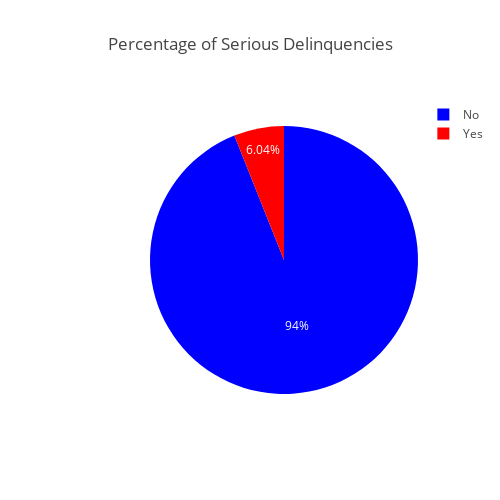

The notebook cell saved with this chart:
### Markdown cell above
# Data Exploration

### Code cell
from IPython.core.display import display, HTML
from plotly.offline import init_notebook_mode, plot
init_notebook_mode(connected=True)

# Count of  serious delinquent cases vs non-delinquent cases
target = df['Dlqin2yrs'].value_counts()
levels = ['No','Yes']
trace = go.Pie(labels=target.index,values=target.values,
               marker=dict(colors=('blue','red')))
layout = dict(title="Percentage of Serious Delinquencies", margin=dict(l=150), width=500, height=500)
figdata = [trace]
fig = go.Figure(data=figdata, layout=layout)
iplot(fig)
# print target class counts
print(target)

### Figure 1 — Plotly figure (JSON) as saved in the notebook; plotly's stock layout.template omitted (floating-point values rounded to 4 significant figures)
{"data": [{"labels": ["No", "Yes"], "marker": {"colors": ["blue", "red"]}, "type": "pie", "uid": "4129fed3-3e04-4e57-87f4-b717915eeac9", "values": [105016, 6753]}], "layout": {"height": 500, "margin": {"l": 150}, "title": {"text": "Percentage of Serious Delinquencies"}, "width": 500}}
